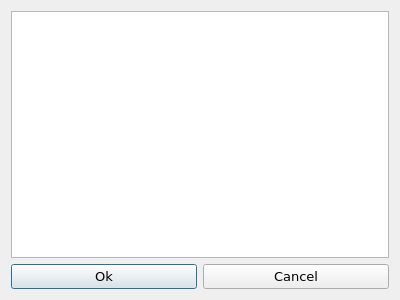
<?xml version="1.0" encoding="UTF-8"?>
<ui version="4.0">
 <class>style_dialog</class>
 <widget class="QDialog" name="style_dialog">
  <property name="windowModality">
   <enum>Qt::WindowModal</enum>
  </property>
  <property name="geometry">
   <rect>
    <x>0</x>
    <y>0</y>
    <width>400</width>
    <height>300</height>
   </rect>
  </property>
  <property name="windowTitle">
   <string>Stylesheet choser..</string>
  </property>
  <layout class="QGridLayout" name="gridLayout">
   <item row="1" column="0">
    <widget class="QPushButton" name="pushButton_ok">
     <property name="font">
      <font>
       <family>Verdana</family>
       <pointsize>10</pointsize>
      </font>
     </property>
     <property name="text">
      <string>Ok</string>
     </property>
    </widget>
   </item>
   <item row="1" column="1">
    <widget class="QPushButton" name="pushButton_cancel">
     <property name="font">
      <font>
       <family>Verdana</family>
       <pointsize>10</pointsize>
      </font>
     </property>
     <property name="text">
      <string>Cancel</string>
     </property>
    </widget>
   </item>
   <item row="0" column="0" colspan="2">
    <widget class="QListView" name="listView_style">
     <property name="enabled">
      <bool>true</bool>
     </property>
     <property name="editTriggers">
      <set>QAbstractItemView::NoEditTriggers</set>
     </property>
     <property name="selectionMode">
      <enum>QAbstractItemView::SingleSelection</enum>
     </property>
    </widget>
   </item>
  </layout>
 </widget>
 <resources/>
 <connections/>
</ui>
